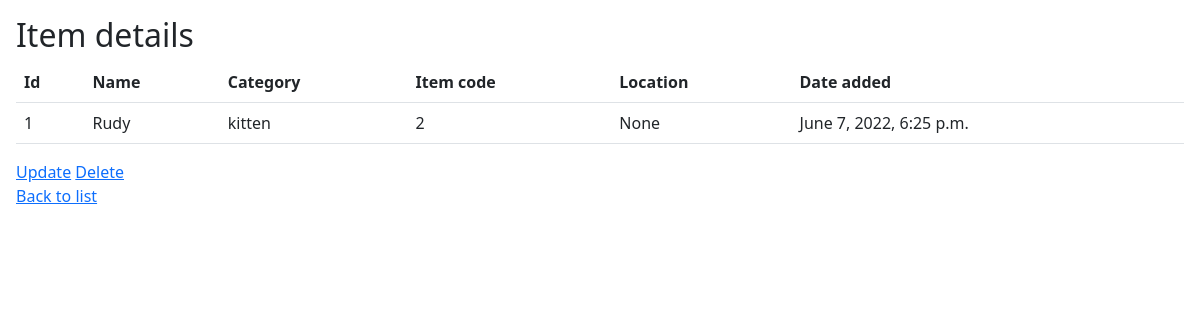
The app's page /items/1/, older data.
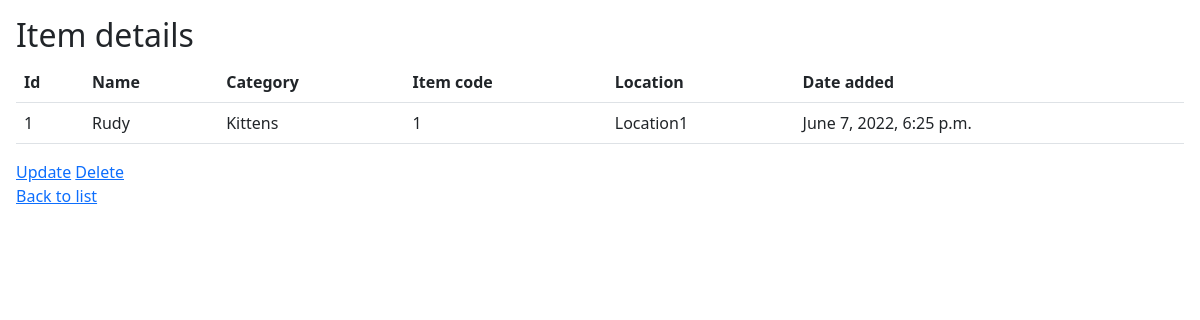
The same page, newer data.
### inventory/models.py (models this page shows, shortened)
class Item(models.Model):
    name = models.CharField(max_length=256)
    item_code = models.IntegerField()
    category = models.CharField(max_length=128, blank=True)
    added_on = models.DateTimeField(auto_now_add=True)
    location = models.ForeignKey(Location, on_delete=models.SET_NULL, blank=True, null=True)

class Location(models.Model):
    name = models.CharField(max_length=128)
    def __str__(self) -> str:
        return self.name

### inventory/views.py (the view)
# urls.py: path('items/<int:item_id>/', views.detail, name='detail'),
def detail(request, item_id):
    if request.method == 'GET':
        item = get_object_or_404(Item, pk=item_id)
        return render(request, 'inventory/detail.html', {'item': item})

### inventory/templates/inventory/detail.html (shortened to what this page needs)
{% extends 'inventory/base/base.html' %}
{% block body %}
    <div>
        <h2>Item details</h2>
        <table class="table">
            <tr>
                <th>Id</th>
                <th>Name</th>
                <th>Category</th>
                <th>Item code</th>
                <th>Location</th>
                <th>Date added</th>
            </tr>
            <tr>
                <td>{{ item.id }}</td>
                <td>{{ item.name }}</td>
                <td>{{ item.category }}</td>
                <td>{{ item.item_code }}</td>
                <td>{{ item.location }}</td>
                <td>{{ item.added_on }}</td>
            </tr>
        </table>
    </div>
    <div>
        <span>
            <a href="{% url 'inventory:update' item.id %}">Update</a>
        </span>
        <span>
            <a href="{% url 'inventory:delete' item.id %}">Delete</a>
        </span>
        <br/>
        <a href="{% url 'inventory:list' %}">Back to list</a>
    </div>
{% endblock %}

Row changes from the older to the newer data that the page shows:
changed Item "Rudy": category "kitten" → "Kittens"; item_code "2" → "1"; location "None" → "Location1"
